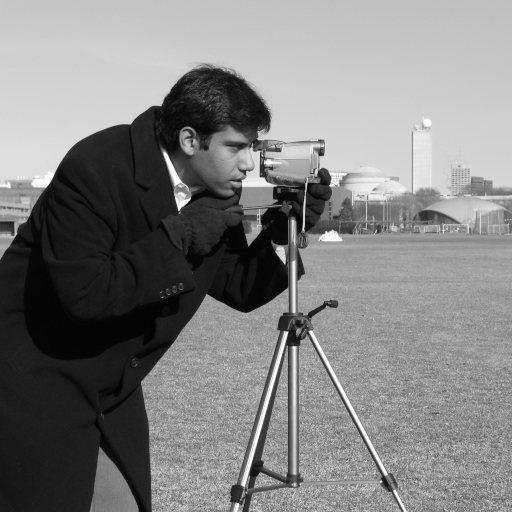
#> input picture skimage.data.camera(), 512 x 512 px
$ jupyter execute 'Procesamiento_de_imagenes act 2.ipynb'
#> lines starting #> are read from the running program, lines starting #| are printed output that depends on the picture
Procesamiento de imagenes (BASE)
scikit-image

Instalacion de librerias

Importación de las librerias

[cell 1]
import skimage

Carga de imagenes  de la data de skimage

[cell 2]
camera = skimage.data.camera()
#> camera is the input picture: shape (512, 512); min 0, max 255, mean 129.1

print(type(camera))
#| <class 'numpy.ndarray'>
print(camera.shape)
#| (512, 512)

#Mostrar la imagen
skimage.io.imshow(camera)
skimage.io.show()

[cell 3]
astronaut = skimage.data.astronaut()
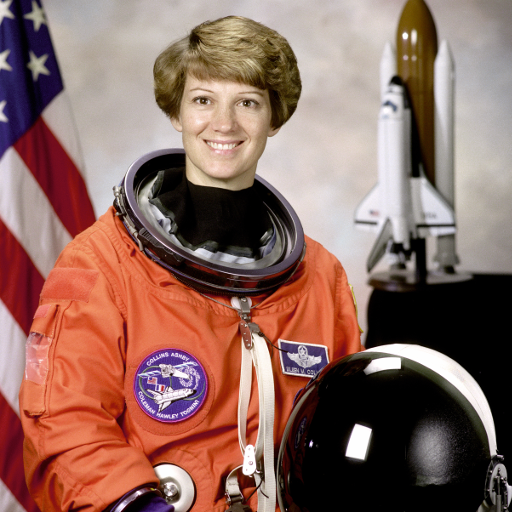
#> input picture skimage.data.astronaut(), 512 x 512 px
#> astronaut is the input picture: shape (512, 512, 3); mean R, G, B 141.6, 105.8, 96.5

print(type(astronaut))
#| <class 'numpy.ndarray'>
print(astronaut.shape)
#| (512, 512, 3)

#Mostrar la imagen
skimage.io.imshow(astronaut)
skimage.io.show()

[cell 4]
coffee = skimage.data.coffee()
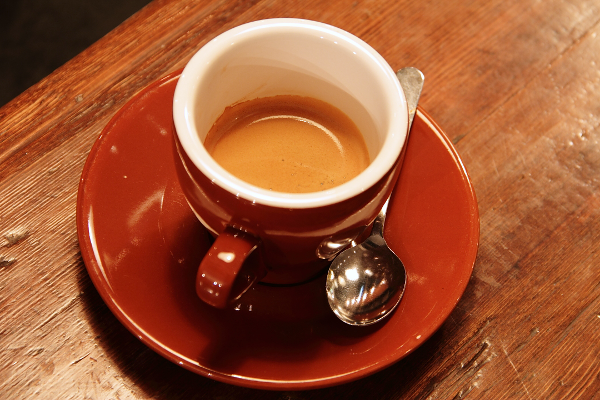
#> input picture skimage.data.coffee(), 600 x 400 px
#> coffee is the input picture: shape (400, 600, 3); mean R, G, B 158.6, 85.8, 51.5

print(type(coffee))
#| <class 'numpy.ndarray'>
print(astronaut.shape)
#| (512, 512, 3)

#Mostrar la imagen
skimage.io.imshow(coffee)
skimage.io.show()

[cell 5]
brick = skimage.data.brick()
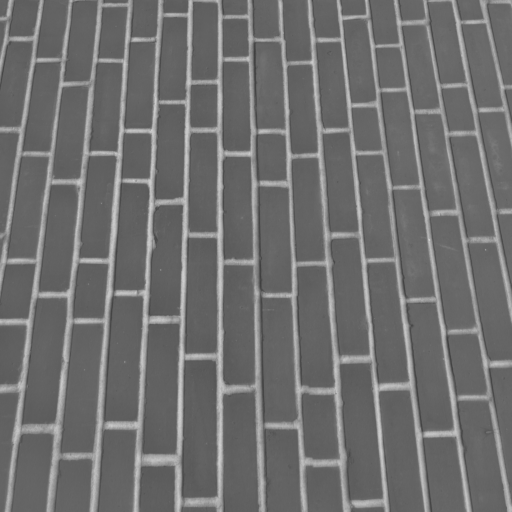
#> input picture skimage.data.brick(), 512 x 512 px
#> brick is the input picture: shape (512, 512); min 63, max 207, mean 111.5

print(type(brick))
#| <class 'numpy.ndarray'>
print(astronaut.shape)
#| (512, 512, 3)

#Mostrar la imagen
skimage.io.imshow(brick)
skimage.io.show()

Carga de imagen descargáda

[cell 6]
image_path = 'imagen1.jpg'

image = skimage.io.imread(image_path)
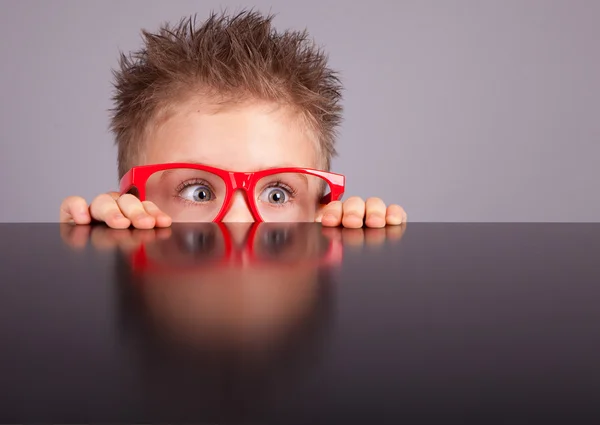
#> input picture Pedro Alexander Flórez/Semana 7/imagen1.jpg, 600 x 425 px
#> image is the input picture: shape (425, 600, 3); mean R, G, B 128.1, 103.1, 107

skimage.io.imshow(image)
skimage.io.show()

Rotacion de imagenes

[cell 7]
rotated_image = skimage.transform.rotate(image, angle = -30)
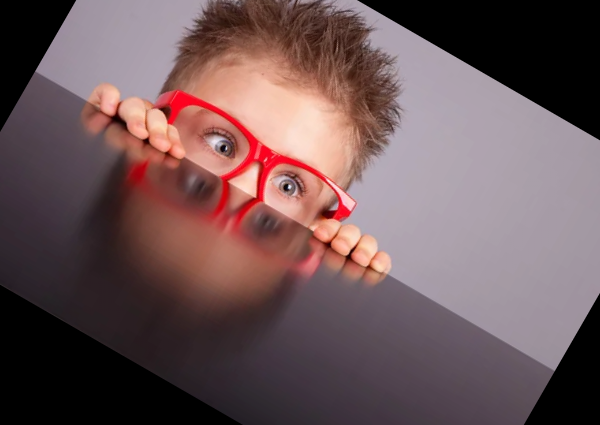
#> rotated_image: shape (425, 600, 3) float64; mean R, G, B 0.429, 0.339, 0.347

skimage.io.imshow(rotated_image)
skimage.io.show()

Suavización de imagen

[cell 8]
smoothed_image = skimage.filters.gaussian(image, sigma=2)
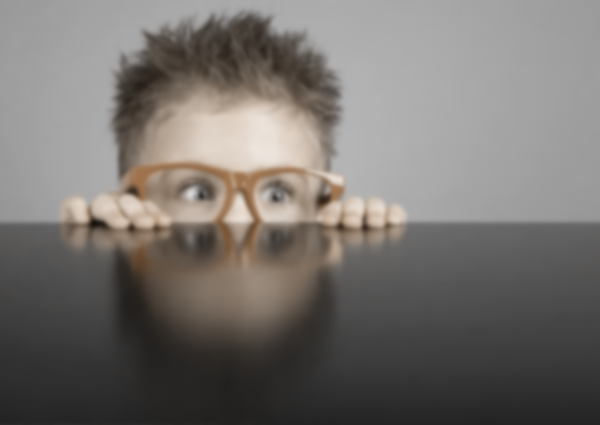
#> smoothed_image: shape (425, 600, 3) float64; mean R, G, B 0.467, 0.45, 0.435

skimage.io.imshow(smoothed_image)
skimage.io.show()

Filtro Sobel

[cell 9]
sobel_image = skimage.filters.sobel(image)
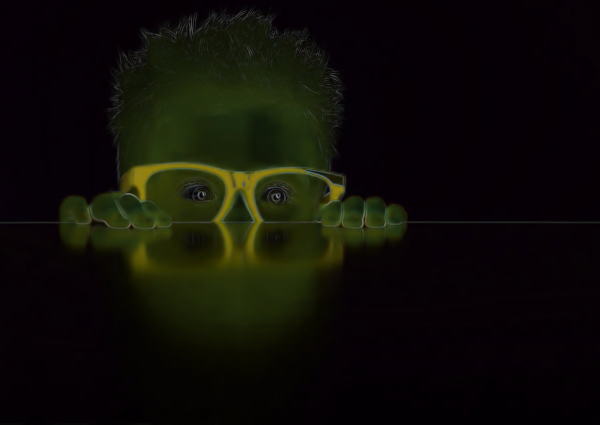
#> sobel_image: shape (425, 600, 3) float64; mean R, G, B 0.0595, 0.0523, 0.0306

skimage.io.imshow(sobel_image)
skimage.io.show()
